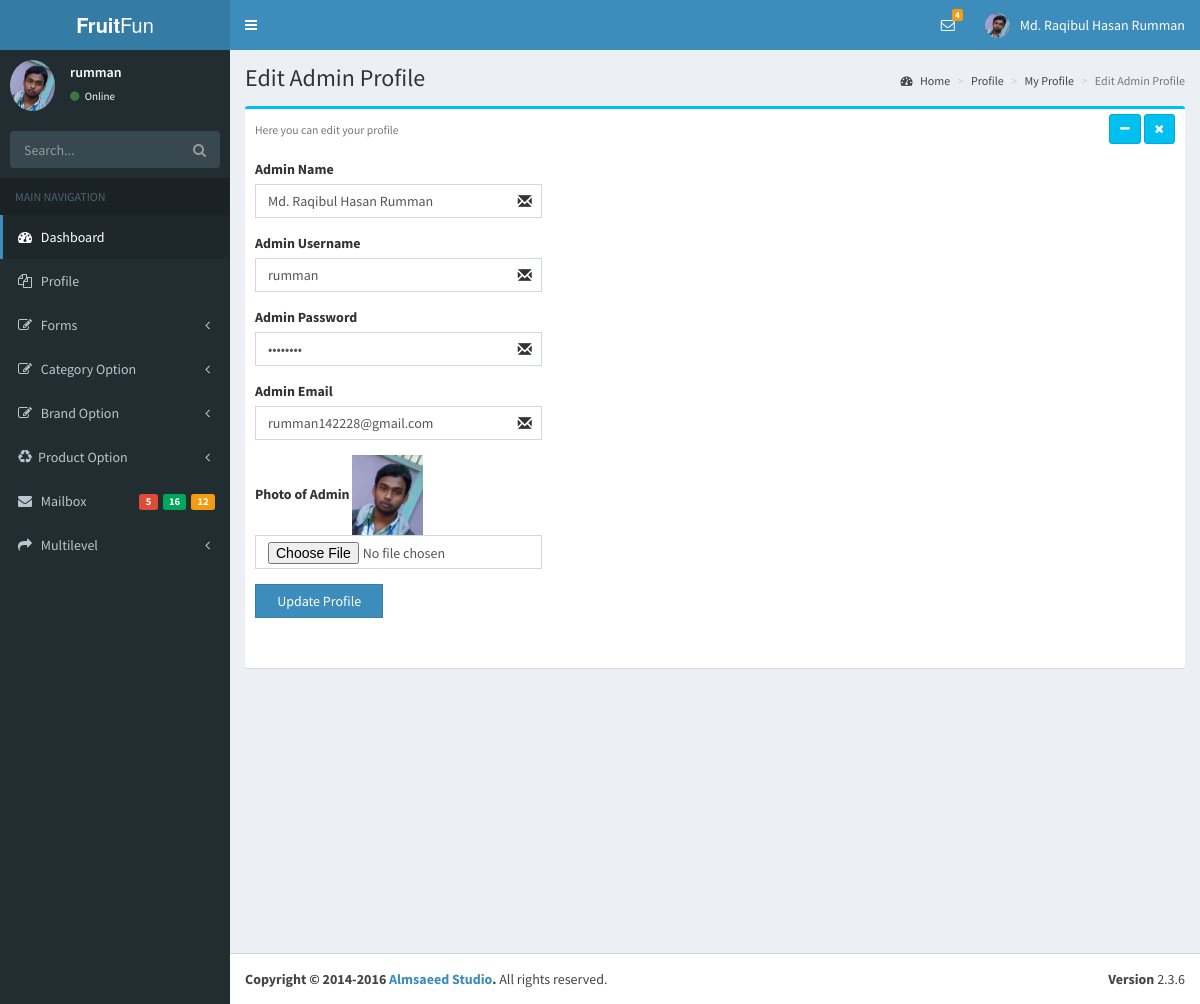
Screenshot of /myadmin/editadminpro.php?ape=1 (signed in) with the database file from the repository.
### tables this page shows
CREATE TABLE `foradmin` (
  `AdminId` int(11) NOT NULL,
  `AdminName` varchar(255) NOT NULL,
  `AdminUser` varchar(255) NOT NULL,
  `AdminPass` varchar(255) NOT NULL,
  `AdminEmail` varchar(255) NOT NULL,
  `AdminImage` varchar(255) NOT NULL,
  `level` int(11) NOT NULL DEFAULT '0',
  `AdminDate` timestamp NOT NULL DEFAULT CURRENT_TIMESTAMP
);

### lib/Database.php (called while the page is built, shortened)
<?php
Class Database{
	public $host   = DB_HOST;
	public $user   = DB_USER;
	public $pass   = DB_PASS;
	public $dbname = DB_NAME;
	public $link;
	private function connectDB(){
	$this->link = new mysqli($this->host, $this->user, $this->pass, $this->dbname);
   }
	public function select($query){
		$result = $this->link->query($query) or die($this->link->error.__LINE__);
		if($result->num_rows > 0){
			return $result;
		} else {
			return false;
		}
	}
 }
?>

### lib/Session.php (called while the page is built, shortened)
<?php
  class Session{
     public static function get($key){
          if (isset($_SESSION[$key])) {
           return $_SESSION[$key];
          } else {
           return false;
          }
     }
  }
?>

### classes/Adminprofile.php (called while the page is built, shortened)
<?php
  $filepath = realpath(dirname(__FILE__));
  include_once ($filepath."/../lib/Database.php");
class Adminprofile
{
	    private $db;
	  	function __construct()
	  	{
	  		$this->db = new Database();
	  	}
	  	public function showAdminValue($aid){
	  		$query = "select * from foradmin where AdminId = $aid";
        	$result = $this->db->select($query);
        	if($result){
        		return $result;
        	}
	  	}
}
?>

### myadmin/editadminpro.php (the view, shortened to what this page needs)
<?php include('inc/adminheader.php');?>
<?php include('inc/adminsidebar.php');?>
<?php
 include_once ('../classes/Adminprofile.php');
 $af = new Adminprofile();
   if(!isset($_GET['ape']) && $_GET['productedit']==NULL){
     echo "<script>window.location='adminprofile.php'</script>";
  }else{
     $aid = $_GET['ape'];
  }
?>
  <div class="content-wrapper">
    <section class="content-header">
      <h1>
        Edit Admin Profile
      </h1>
      <ol class="breadcrumb">
        <li><a href="#"><i class="fa fa-dashboard"></i> Home</a></li>
        <li><a href="#">Profile</a></li>
        <li><a href="#">My Profile</a></li>
        <li class="active">Edit Admin Profile</li>
      </ol>
    </section>
    <section class="content">
      <div class="row">
        <div class="col-md-12">
          <div class="box box-info">
            <div class="box-header">
              <h3 class="box-title">
                <small>Here you can edit your profile</small>
              </h3>
              <div class="pull-right box-tools">
                <button type="button" class="btn btn-info btn-sm" data-widget="collapse" data-toggle="tooltip" title="Collapse">
                  <i class="fa fa-minus"></i></button>
                <button type="button" class="btn btn-info btn-sm" data-widget="remove" data-toggle="tooltip" title="Remove">
                  <i class="fa fa-times"></i></button>
              </div>
            </div>
            <div class="box-body pad">
             <?php
                $result = $af->showAdminValue($aid);
                if($result){
                  while ($value=$result->fetch_assoc()) {
             ?>
              <form action="" method="post" enctype="multipart/form-data" >
                <div class="row">
                 <div class="col-xs-4">
                <div class="form-group has-feedback">
                 <label for="usr">Admin Name</label>
                <input type="text" class="form-control" value="<?php echo $value['AdminName'];?>" name="AdminName">
                </div>
                </div>
                 </div>
                 <div class="row">
                 <div class="col-xs-4">
                <div class="form-group has-feedback">
                 <label for="usr">Admin Username</label>
                <input type="text" class="form-control" value="<?php echo $value['AdminUser'];?>" name="AdminUser">
                </div>
                </div>
                 </div>
                 <div class="row">
                 <div class="col-xs-4">
                <div class="form-group has-feedback">
                 <label for="usr">Admin Password</label>
                <input type="password" class="form-control" value="<?php echo $value['AdminPass'];?>" name="AdminPass">
                </div>
                </div>
                 </div>
                 <div class="row">
                 <div class="col-xs-4">
                <div class="form-group has-feedback">
                 <label for="usr">Admin Email</label>
                <input type="email" class="form-control" value="<?php echo $value['AdminEmail'];?>" name="AdminEmail">
                </div>
                </div>
                 </div>
                 <div class="row">
                 <div class="col-xs-4">
                <div class="form-group has-feedback">
                 <label for="usr">Photo of Admin</label>
                  <img src="<?php echo $value['AdminImage'];?>" height="80px" widht="80px"/>
                  <input type="file" class="form-control" name="AdminImage">
                </div>
                </div>
                 </div>
                 <div class="row">
                  <div class="col-xs-2">
                  <input type="submit" class="btn btn-primary btn-block btn-flat" value="Update Profile">
                  </div>
                </div>
              </form>
              <?php } }?>
              <br><br>
            </div>
          </div>
        </div>
      </div>
    </section>
  </div>
<?php include('inc/foreditor.php');?>

### myadmin/inc/adminheader.php (shortened to what this page needs)
<?php
include '../lib/Session.php';
include_once '../lib/Database.php';
$db = new Database();
?>
<!DOCTYPE html>
<html>
<head>
  <link rel="stylesheet" href="bootstrap/css/bootstrap.min.css">
  <link rel="stylesheet" href="https://cdnjs.cloudflare.com/ajax/libs/font-awesome/4.5.0/css/font-awesome.min.css">
  <link rel="stylesheet" href="https://cdnjs.cloudflare.com/ajax/libs/ionicons/2.0.1/css/ionicons.min.css">
  <link rel="stylesheet" href="dist/css/AdminLTE.min.css">
  <link rel="stylesheet" href="dist/css/skins/_all-skins.min.css">
  <link rel="stylesheet" href="plugins/iCheck/flat/blue.css">
  <link rel="stylesheet" href="plugins/morris/morris.css">
  <link rel="stylesheet" href="plugins/jvectormap/jquery-jvectormap-1.2.2.css">
  <link rel="stylesheet" href="plugins/datepicker/datepicker3.css">
  <link rel="stylesheet" href="plugins/daterangepicker/daterangepicker.css">
  <link rel="stylesheet" href="plugins/bootstrap-wysihtml5/bootstrap3-wysihtml5.min.css">
  <link rel="stylesheet" href="../../plugins/datatables/dataTables.bootstrap.css">
</head>
<body class="hold-transition skin-blue sidebar-mini">
<div class="wrapper">
  <header class="main-header">
    <a href="index.php" class="logo">
      <span class="logo-lg"><b>Fruit</b>Fun</span>
    </a>
    <nav class="navbar navbar-static-top">
      <a href="#" class="sidebar-toggle" data-toggle="offcanvas" role="button">
      </a>
      <div class="navbar-custom-menu">
        <ul class="nav navbar-nav">
          <li class="dropdown messages-menu">
            <a href="#" class="dropdown-toggle" data-toggle="dropdown">
              <i class="fa fa-envelope-o"></i>
              <span class="label label-warning">4</span>
            </a>
          </li>
          <li class="dropdown user user-menu">
            <a href="#" class="dropdown-toggle" data-toggle="dropdown">
            <?php
             $ami = Session::get('AdminId');
             $iquery = "select * from foradmin where AdminId='$ami'";
             $iresult = $db->select($iquery);
             if($iresult){
               $ivalue = $iresult->fetch_assoc();
               $iimag = $ivalue['AdminImage'];
             }
            ?>
              <img src="<?php if(isset($iimag))echo $iimag;?>" class="user-image" alt="User Image">
              <span class="hidden-xs"><?php  if(!empty(Session::get('adminName'))) echo Session::get('adminName'); else echo Session::get('adminUser');?></span>
            </a>
          </li>
        </ul>
      </div>
    </nav>
  </header>

### myadmin/inc/adminsidebar.php (shortened to what this page needs)
<aside class="main-sidebar">
  <section class="sidebar">
    <div class="user-panel">
      <div class="pull-left image">
       <?php
           $ami = Session::get('AdminId');
           $iquery = "select * from foradmin where AdminId='$ami'";
           $iresult = $db->select($iquery);
           if($iresult){
             $ivalue = $iresult->fetch_assoc();
             $iimag = $ivalue['AdminImage'];
             $aname = $ivalue['AdminUser'];
           }
       ?>
        <img src="<?php if(isset($iimag))echo $iimag;?>" class="img-circle" alt="User Image">
      </div>
      <div class="pull-left info">
        <p><?php echo $aname;?></p>
        <a href="#"><i class="fa fa-circle text-success"></i> Online</a>
      </div>
    </div>
    <form action="#" method="get" class="sidebar-form">
      <div class="input-group">
        <input type="text" name="q" class="form-control" placeholder="Search...">
            <span class="input-group-btn">
              <button type="submit" name="search" id="search-btn" class="btn btn-flat"><i class="fa fa-search"></i>
              </button>
            </span>
      </div>
    </form>
    <ul class="sidebar-menu">
      <li class="header">MAIN NAVIGATION</li>
      <li class="active treeview">
        <a href="index.php">
          <i class="fa fa-dashboard"></i> <span>Dashboard</span>
        </a>
      </li>
       <li class="treeview">
        <a href="#">
          <i class="fa fa-files-o"></i>
          <span>Profile</span>
        </a>
      </li>
      <li class="treeview">
        <a href="#">
          <i class="fa fa-edit"></i> <span>Forms</span>
          <span class="pull-right-container">
            <i class="fa fa-angle-left pull-right"></i>
          </span>
        </a>
      </li>
      <li class="treeview">
        <a href="#">
          <i class="fa fa-edit"></i> <span>Category Option</span>
          <span class="pull-right-container">
            <i class="fa fa-angle-left pull-right"></i>
          </span>
        </a>
      </li>
      <li class="treeview">
        <a href="#">
          <i class="fa fa-edit"></i> <span>Brand Option</span>
          <span class="pull-right-container">
            <i class="fa fa-angle-left pull-right"></i>
          </span>
        </a>
      </li>
      <li class="treeview">
        <a href="#">
          <i class="fa fa-recycle"></i><span>Product Option</span>
          <span class="pull-right-container">
            <i class="fa fa-angle-left pull-right"></i>
          </span>
        </a>
      </li>
      <li>
        <a href="mailbox.php">
          <i class="fa fa-envelope"></i> <span>Mailbox</span>
          <span class="pull-right-container">
            <small class="label pull-right bg-yellow">12</small>
            <small class="label pull-right bg-green">16</small>
            <small class="label pull-right bg-red">5</small>
          </span>
        </a>
      </li>
      <li class="treeview">
        <a href="#">
          <i class="fa fa-share"></i> <span>Multilevel</span>
          <span class="pull-right-container">
            <i class="fa fa-angle-left pull-right"></i>
          </span>
        </a>
      </li>
    </ul>
  </section>
</aside>

### rows the page displays
foradmin: AdminImage (picture), AdminUser "rumman", AdminName "Md. Raqibul Hasan Rumman", AdminEmail "rumman142228@gmail.com"

### other values shown
Session::get('adminName') "Md. Raqibul Hasan Rumman"
